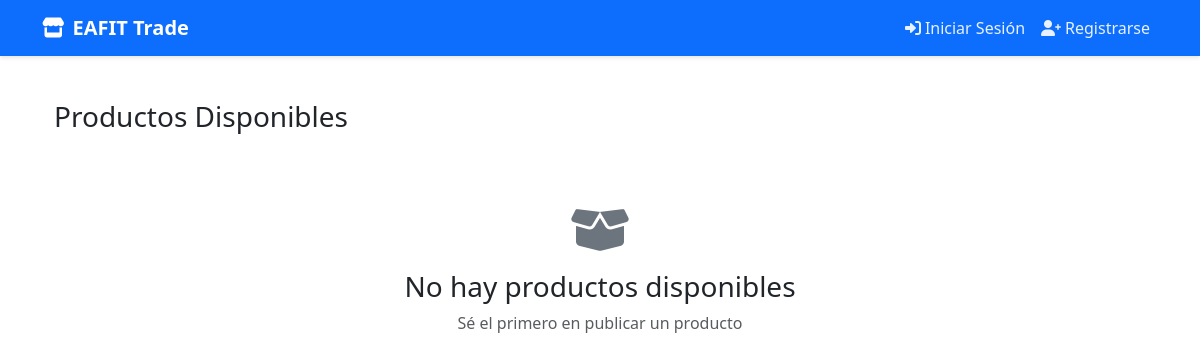
The app's page /, older data.
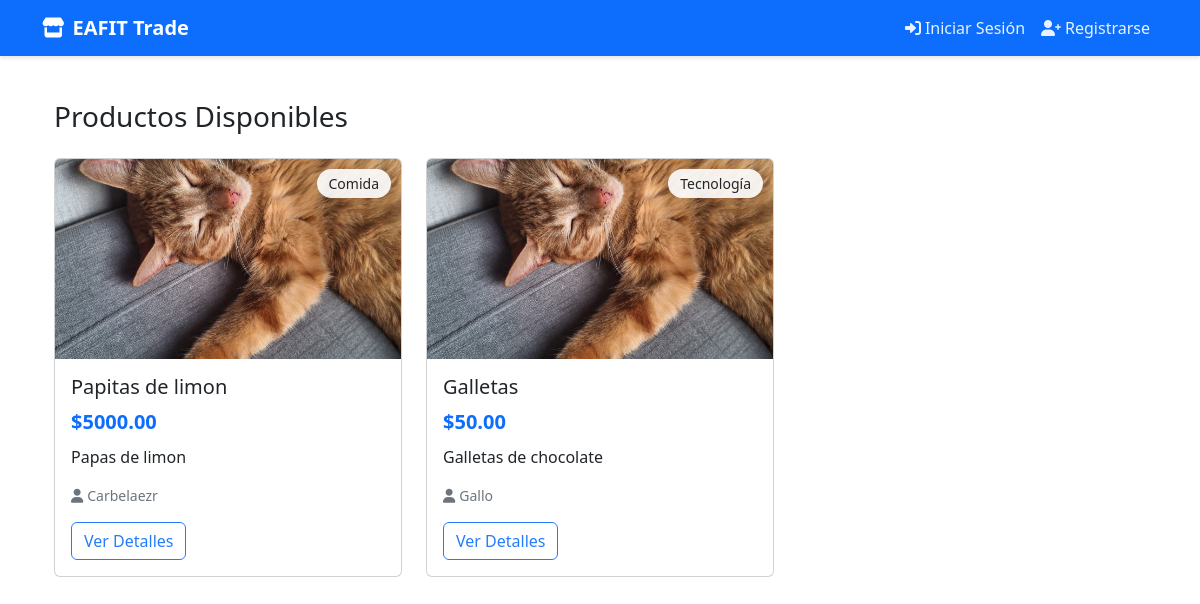
The same page, newer data.
### products/models.py (models this page shows, shortened)
class Product(models.Model):
    PAYMENT_CHOICES = [
        ('Efectivo', 'Efectivo'),
        ('Transferencia', 'Transferencia'),
    ]
    CATEGORY_CHOICES = [
        ('Comida', 'Comida'),
        ('Ropa', 'Ropa'),
        ('Tecnología', 'Tecnología'),
        ('Libros', 'Libros'),
        ('Otros', 'Otros'),
    ]
    CONDITION_CHOICES = [
        ('Nuevo', 'Nuevo'),
        ('Usado', 'Usado'),
        ('Buen estado', 'Buen estado'),
    ]
    ACCOUNT_TYPE_CHOICES = [
        ('Nequi', 'Nequi'),
        ('Bancolombia', 'Bancolombia'),
    ]
    name = models.CharField(
        max_length=255,
        verbose_name='Nombre',
        help_text='Nombre del producto'
    )
    category = models.CharField(
        max_length=50,
        choices=CATEGORY_CHOICES,
        verbose_name='Categoría'
    )
    description = models.TextField(
        verbose_name='Descripción',
        help_text='Describe tu producto detalladamente'
    )
    quantity = models.PositiveIntegerField(
        validators=[MinValueValidator(1)],
        verbose_name='Cantidad',
        help_text='Debe ser mayor a 0'
    )
    price = models.DecimalField(
        max_digits=10,
        decimal_places=2,
        validators=[MinValueValidator(0.01)],
        verbose_name='Precio',
        help_text='Precio en pesos colombianos'
    )
    published_at = models.DateTimeField(
        default=timezone.now,
        verbose_name='Fecha de publicación'
    )
    condition = models.CharField(
        max_length=50,
        choices=CONDITION_CHOICES,
        verbose_name='Estado'
    )
    location = models.CharField(
        max_length=255,
        blank=True,
        null=True,
        verbose_name='Ubicación',
        help_text='Lugar de entrega en el campus'
    )
    image = models.ImageField(
        upload_to='products/',
        verbose_name='Imagen',
        help_text='Imagen del producto'
    )
    seller = models.ForeignKey(
        User,
        on_delete=models.CASCADE,
        verbose_name='Vendedor',
        related_name='products'
    )
    payment_method = models.CharField(
        max_length=20,
        choices=PAYMENT_CHOICES,
        verbose_name='Método de pago'
    )
    account_number = models.CharField(
        max_length=50,
        blank=True,
        null=True,
        verbose_name='Número de cuenta',
        validators=[
            RegexValidator(
                regex=r'^\d{10,20}$',
                message='Ingrese un número de cuenta válido'
            )
        ]
    )
    account_type = models.CharField(
        max_length=50,
        choices=ACCOUNT_TYPE_CHOICES,
        blank=True,
        null=True,
        verbose_name='Tipo de cuenta'
    )
    qr_code = models.ImageField(
        upload_to='qr_codes/',
        blank=True,
        null=True,
        verbose_name='Código QR'
    )
    available = models.BooleanField(
        default=True,
        verbose_name='Disponible'
    )
    tags = models.CharField(
        max_length=255,
        blank=True,
        verbose_name='Etiquetas',
        help_text='Separa las etiquetas con comas'
    )
    class Meta:
        verbose_name = 'Producto'
        verbose_name_plural = 'Productos'
        ordering = ['-published_at']
        indexes = [
            models.Index(fields=['name']),
            models.Index(fields=['category']),
            models.Index(fields=['available']),
        ]

### products/views.py (the view)
# urls.py: 2. Add a URL to urlpatterns:  path('', views.home, name='home')
def home(request):
    products = Product.objects.filter(available=True).order_by('-published_at')
    user_favorites = []
    if request.user.is_authenticated:
        user_favorites = Favorite.objects.filter(user=request.user).values_list('product_id', flat=True)
    context = {
        'products': products,
        'user_favorites': user_favorites,
    }
    return render(request, 'products/home.html', context)

### products/templates/products/home.html (shortened to what this page needs)
{% extends 'products/base.html' %}
{% block content %}
<div class="container py-4">
    <div class="row mb-4 align-items-center">
        <div class="col-md-6">
            <h1 class="h3 mb-0">Productos Disponibles</h1>
        </div>
    </div>
    <div class="row g-4">
        {% for product in products %}
        <div class="col-12 col-md-6 col-lg-4">
            <div class="card product-card">
                <div class="position-relative">
                    {% if product.image %}
                    <img src="{{ product.image.url }}" class="card-img-top product-image" alt="{{ product.name }}">
                    {% endif %}
                    <span class="category-badge">{{ product.get_category_display }}</span>
                </div>
                <div class="card-body">
                    <h5 class="card-title">{{ product.name }}</h5>
                    <p class="price mb-2">${{ product.price }}</p>
                    <p class="card-text text-truncate">{{ product.description }}</p>
                    <p class="seller-info mb-3">
                        <i class="fas fa-user me-1"></i>{{ product.seller.username }}
                    </p>
                    <div class="product-actions d-flex justify-content-between align-items-center">
                        <a href="{% url 'product_detail' product.id %}" class="btn btn-outline-primary">
                            Ver Detalles
                        </a>
                    </div>
                </div>
            </div>
        </div>
        {% empty %}
        <div class="col-12 text-center py-5">
            <i class="fas fa-box-open fa-3x mb-3 text-secondary"></i>
            <h3>No hay productos disponibles</h3>
            <p class="text-muted">Sé el primero en publicar un producto</p>
        </div>
        {% endfor %}
    </div>
</div>
{% endblock %}

### products/templates/products/base.html (shortened to what this page needs)
<!DOCTYPE html>
<html>
<head>
    <link href="https://cdn.jsdelivr.net/npm/bootstrap@5.3.2/dist/css/bootstrap.min.css" rel="stylesheet">
    <link href="https://cdnjs.cloudflare.com/ajax/libs/font-awesome/6.0.0/css/all.min.css" rel="stylesheet">
</head>
<body>
    <nav class="navbar navbar-expand-lg navbar-dark">
        <div class="container">
            <a class="navbar-brand" href="{% url 'home' %}">
                <i class="fas fa-store me-2"></i>EAFIT Trade
            </a>
            <div class="collapse navbar-collapse" id="navbarNav">
                <ul class="navbar-nav ms-auto">
                    {% if user.is_authenticated %}
                        <li class="nav-item">
                            <a class="nav-link" href="{% url 'favorites_list' %}">
                                <i class="fas fa-heart me-1"></i>Favoritos
                            </a>
                        </li>
                        <li class="nav-item">
                            <a class="nav-link" href="{% url 'add_product' %}">
                                <i class="fas fa-plus me-1"></i>Publicar
                            </a>
                        </li>
                        <li class="nav-item dropdown">
                            <a class="nav-link dropdown-toggle" href="#" role="button" data-bs-toggle="dropdown">
                                <i class="fas fa-user me-1"></i>{{ user.username }}
                            </a>
                            <ul class="dropdown-menu dropdown-menu-end">
                                <li>
                                    <form action="{% url 'logout' %}" method="post" class="dropdown-item">
                                        {% csrf_token %}
                                        <button type="submit" class="btn btn-link text-decoration-none p-0">
                                            <i class="fas fa-sign-out-alt me-1"></i>Cerrar Sesión
                                        </button>
                                    </form>
                                </li>
                            </ul>
                        </li>
                    {% else %}
                        <li class="nav-item">
                            <a class="nav-link" href="{% url 'login' %}">
                                <i class="fas fa-sign-in-alt me-1"></i>Iniciar Sesión
                            </a>
                        </li>
                        <li class="nav-item">
                            <a class="nav-link" href="{% url 'register' %}">
                                <i class="fas fa-user-plus me-1"></i>Registrarse
                            </a>
                        </li>
                    {% endif %}
                </ul>
            </div>
        </div>
    </nav>
    <div class="content">
        <div class="container">
            {% block content %}{% endblock %}
        </div>
    </div>
</body>
</html>

Row changes from the older to the newer data that the page shows:
added Product: image (picture), category "Comida", name "Papitas de limon", price "5000.00", description "Papas de limon", seller.username "Carbelaezr"
added Product: image (picture), category "Tecnología", name "Galletas", price "50.00", description "Galletas de chocolate", seller.username "Gallo"
Text that changed along with them:
text no longer shown: "No hay productos disponibles Sé el primero en publicar un producto"
